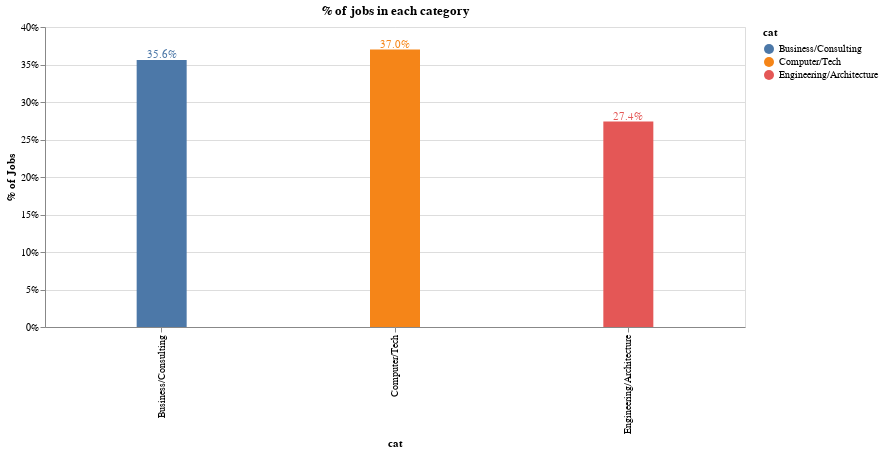

The notebook cell this image was saved under:
### Code cell
# Percent of jobs in each category

data_subset['id'] = 1
data_subset_2 = pd.DataFrame(data_subset.groupby('cat').count()['id']).reset_index()

bars = alt.Chart(data_subset_2).mark_bar(size=50).encode(
    x=alt.X('cat'),
    y=alt.Y('PercentOfTotal:Q', axis=alt.Axis(format='.0%', title='% of Jobs')),
    color='cat'
).transform_window(
    TotalArticles='sum(id)',
    frame=[None, None]
).transform_calculate(
    PercentOfTotal="datum.id / datum.TotalArticles"
)

text = bars.mark_text(
    align='center',
    baseline='bottom',
    #dx=5  # Nudges text to right so it doesn't appear on top of the bar
).encode(
    text=alt.Text('PercentOfTotal:Q', format='.1%')
)

(bars + text).interactive().properties(
    height=300, 
    width=700,
    title = "% of jobs in each category",
)

# Here we have a subset of the dataset containing 1000 entries with jobs labeled as one of these 3 categories
# The classes are balanced in this dataset

### Figure 1 — Vega-Lite specification as saved in the notebook (floating-point values rounded to 4 significant figures)
{"config": {"view": {"continuousWidth": 400, "continuousHeight": 300}}, "layer": [{"mark": {"type": "bar", "size": 50}, "encoding": {"color": {"type": "nominal", "field": "cat"}, "x": {"type": "nominal", "field": "cat"}, "y": {"type": "quantitative", "axis": {"format": ".0%", "title": "% of Jobs"}, "field": "PercentOfTotal"}}, "selection": {"selector020": {"type": "interval", "bind": "scales", "encodings": ["x", "y"]}}, "transform": [{"window": [{"op": "sum", "field": "id", "as": "TotalArticles"}], "frame": [null, null]}, {"calculate": "datum.id / datum.TotalArticles", "as": "PercentOfTotal"}]}, {"mark": {"type": "text", "align": "center", "baseline": "bottom"}, "encoding": {"color": {"type": "nominal", "field": "cat"}, "text": {"type": "quantitative", "field": "PercentOfTotal", "format": ".1%"}, "x": {"type": "nominal", "field": "cat"}, "y": {"type": "quantitative", "axis": {"format": ".0%", "title": "% of Jobs"}, "field": "PercentOfTotal"}}, "transform": [{"window": [{"op": "sum", "field": "id", "as": "TotalArticles"}], "frame": [null, null]}, {"calculate": "datum.id / datum.TotalArticles", "as": "PercentOfTotal"}]}], "data": {"name": "data-c7a973ae859ebf82bf04853bacfd1be2"}, "height": 300, "title": "% of jobs in each category", "width": 700, "$schema": "https://vega.github.io/schema/vega-lite/v4.8.1.json", "datasets": {"data-c7a973ae859ebf82bf04853bacfd1be2": [{"cat": "Business/Consulting", "id": 356}, {"cat": "Computer/Tech", "id": 370}, {"cat": "Engineering/Architecture", "id": 274}]}}
